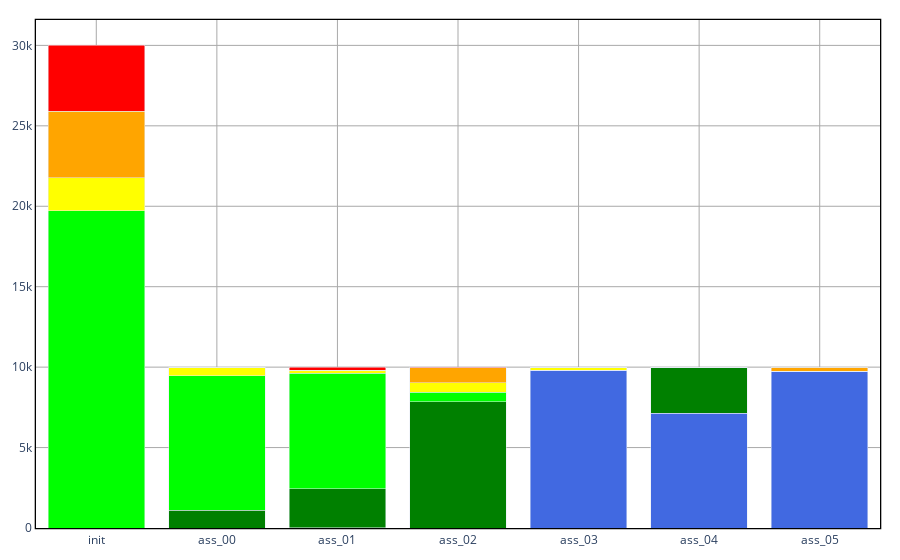
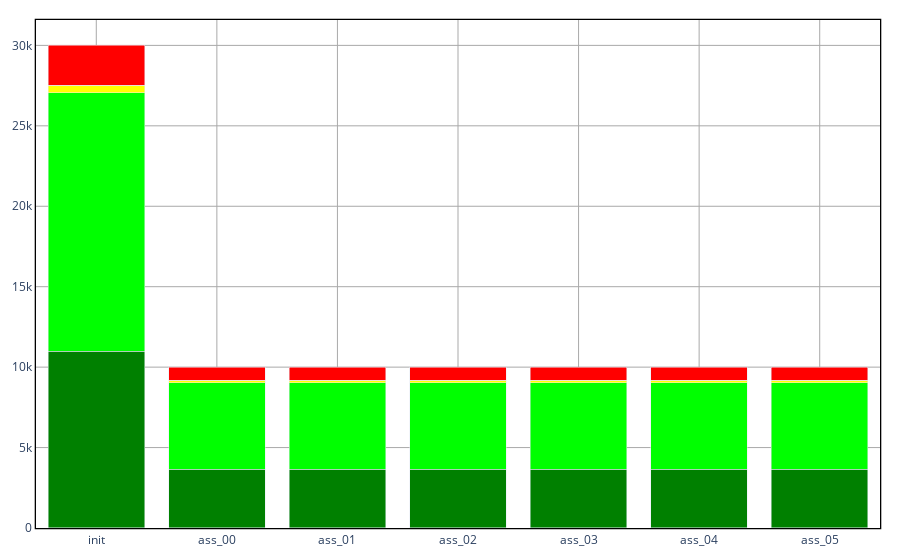

The notebook cell saved with these charts, in order:
### Code cell
plt = ALMc.AssetSplitDetailsChart(problem, sol, "ETF", colormap_ETF)
plt.show()
plt = ALMc.AssetSplitDetailsChart(problem, sol_bah, "ETF", colormap_ETF)
plt.show()

### Figure 1 — Plotly figure (JSON) as saved in the notebook; plotly's stock layout.template omitted (floating-point values rounded to 4 significant figures)
{"data": [{"marker": {"color": "royalblue"}, "name": "Cash", "type": "bar", "x": ["init", "ass_00", "ass_01", "ass_02", "ass_03", "ass_04", "ass_05"], "y": [0, 0, 0.7315, 0, 9817.0, 7121.0, 9730.0]}, {"marker": {"color": "green"}, "name": "GVT_EU13", "type": "bar", "x": ["init", "ass_00", "ass_01", "ass_02", "ass_03", "ass_04", "ass_05"], "y": [0, 1107.0, 2427.0, 7835.0, 0, 2879.0, 0]}, {"marker": {"color": "lime"}, "name": "GVT_EU57", "type": "bar", "x": ["init", "ass_00", "ass_01", "ass_02", "ass_03", "ass_04", "ass_05"], "y": [19730.0, 8365.0, 7190.0, 616.1, 0, 0, 0]}, {"marker": {"color": "yellow"}, "name": "EM", "type": "bar", "x": ["init", "ass_00", "ass_01", "ass_02", "ass_03", "ass_04", "ass_05"], "y": [2029.0, 528.7, 183.0, 591.7, 183.5, 0, 0]}, {"marker": {"color": "orange"}, "name": "EQ_EU", "type": "bar", "x": ["init", "ass_00", "ass_01", "ass_02", "ass_03", "ass_04", "ass_05"], "y": [4160.0, 0, 2.897, 926.4, 0, 0, 270.5]}, {"marker": {"color": "red"}, "name": "EQ_US", "type": "bar", "x": ["init", "ass_00", "ass_01", "ass_02", "ass_03", "ass_04", "ass_05"], "y": [4079.0, 0, 196.6, 31.13, 0, 0, 0]}], "layout": {"barmode": "stack", "margin": {"b": 20, "l": 20, "r": 20, "t": 20}, "paper_bgcolor": "white", "plot_bgcolor": "white", "showlegend": false, "xaxis": {"gridcolor": "darkgray", "gridwidth": 1, "linecolor": "black", "linewidth": 1.3, "mirror": true, "showgrid": true, "showline": true}, "yaxis": {"gridcolor": "darkgray", "gridwidth": 1, "linecolor": "black", "linewidth": 1.3, "mirror": true, "showgrid": true, "showline": true}}}

### Figure 2 — Plotly figure (JSON) as saved in the notebook; plotly's stock layout.template omitted (floating-point values rounded to 4 significant figures)
{"data": [{"marker": {"color": "royalblue"}, "name": "Cash", "type": "bar", "x": ["init", "ass_00", "ass_01", "ass_02", "ass_03", "ass_04", "ass_05"], "y": [9.248, 3.083, 3.083, 3.083, 3.083, 3.083, 3.083]}, {"marker": {"color": "green"}, "name": "GVT_EU13", "type": "bar", "x": ["init", "ass_00", "ass_01", "ass_02", "ass_03", "ass_04", "ass_05"], "y": [10960.0, 3655.0, 3655.0, 3655.0, 3655.0, 3655.0, 3655.0]}, {"marker": {"color": "lime"}, "name": "GVT_EU57", "type": "bar", "x": ["init", "ass_00", "ass_01", "ass_02", "ass_03", "ass_04", "ass_05"], "y": [16070.0, 5357.0, 5357.0, 5357.0, 5357.0, 5357.0, 5357.0]}, {"marker": {"color": "yellow"}, "name": "EM", "type": "bar", "x": ["init", "ass_00", "ass_01", "ass_02", "ass_03", "ass_04", "ass_05"], "y": [434.4, 144.8, 144.8, 144.8, 144.8, 144.8, 144.8]}, {"marker": {"color": "orange"}, "name": "EQ_EU", "type": "bar", "x": ["init", "ass_00", "ass_01", "ass_02", "ass_03", "ass_04", "ass_05"], "y": [36.63, 12.21, 12.21, 12.21, 12.21, 12.21, 12.21]}, {"marker": {"color": "red"}, "name": "EQ_US", "type": "bar", "x": ["init", "ass_00", "ass_01", "ass_02", "ass_03", "ass_04", "ass_05"], "y": [2485.0, 828.4, 828.4, 828.4, 828.4, 828.4, 828.4]}], "layout": {"barmode": "stack", "margin": {"b": 20, "l": 20, "r": 20, "t": 20}, "paper_bgcolor": "white", "plot_bgcolor": "white", "showlegend": false, "xaxis": {"gridcolor": "darkgray", "gridwidth": 1, "linecolor": "black", "linewidth": 1.3, "mirror": true, "showgrid": true, "showline": true}, "yaxis": {"gridcolor": "darkgray", "gridwidth": 1, "linecolor": "black", "linewidth": 1.3, "mirror": true, "showgrid": true, "showline": true}}}
